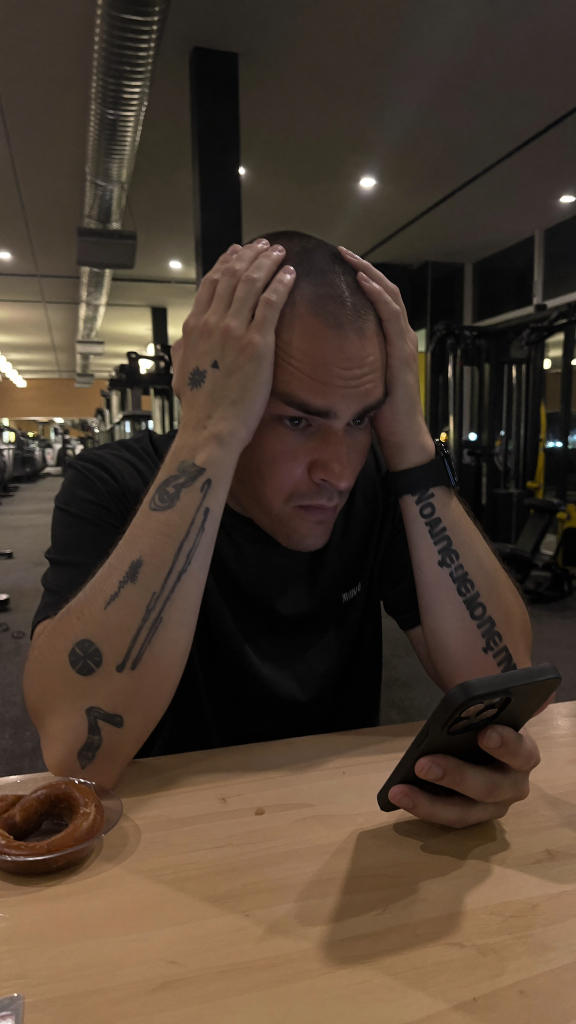
#> input picture videos/tomas/00-hook.png, 1152 x 2048 px (shown at 1/2 size)
$ python -i armar-promo.py   (imports and definitions only)
#> lines starting #> are read from the running program, lines starting #| are printed output that depends on the picture; after the words box and inside, x2 and y2 are one past the last pixel; in counts of white or black regions, pixels touching at a corner belong together
"""Arma la promo vertical 1080x1920 a partir de videos/guion-locucion.md.

Uso:  python scripts/armar-promo.py [--solo CLAVE ...] [--sin-borrador]

Por cada bloque del guion (en orden) busca, con la clave del bloque
(ej. "01-aforo", "00-hook", "99-cierre"):
  - videos/voz/<clave>.mp3|wav      locución final (ElevenLabs). Si falta, genera
                                    un borrador con Edge TTS en videos/voz/borrador/.
  - videos/tomas/<clave>.mp4|mov|png|jpg|webp
                                    toma IA con celular en verde: el clip se pega
                                    en la pantalla verde, cuadro por cuadro. Si falta,
                                    usa un fondo oscuro con un celular dibujado.
  - videos/pantallas/<clip>.mp4     grabación real de la app (la del encabezado).
  - videos/musica.mp3               opcional, de fondo al 9 %.
Salida: videos/promo-borrador.mp4
"""

import asyncio
import os
import re
import subprocess
import sys
from pathlib import Path

import cv2
import numpy as np
from PIL import Image, ImageDraw, ImageFont

RAIZ = Path(__file__).resolve().parent.parent
VID = RAIZ / "videos"
GUION = VID / "guion-locucion.md"
W, H, FPS = 1080, 1920, 30
VERDE_MARCA = (16, 231, 160)  # #10e7a0
FONDO = (10, 13, 12)
FUENTE = "C:/Windows/Fonts/segoeuib.ttf"
VOZ_BORRADOR = "es-AR-TomasNeural"


# ── ffmpeg ────────────────────────────────────────────────────────────────
def buscar_ffmpeg():
    candidatos = [os.environ.get("FFMPEG_PATH"), "ffmpeg"]
    winget = Path(os.environ.get("LOCALAPPDATA", "")) / "Microsoft" / "WinGet" / "Packages"
    if winget.exists():
        for d in winget.glob("*FFmpeg*"):
            candidatos += [str(b / "bin" / "ffmpeg.exe") for b in d.iterdir()]
    for c in filter(None, candidatos):
        try:
            if "libx264" in subprocess.run([c, "-hide_banner", "-encoders"], capture_output=True, text=True).stdout:
                return c
        except OSError:
            pass
    sys.exit("No encontré un ffmpeg con libx264 (definí FFMPEG_PATH).")


# [1 line that did not run here, left out]
# [1 line that did not run here, left out]


# [37 lines left out: functions duracion, slug, leer_guion, primero_que_exista, not called in this run]


# [5 lines not run here, left out]


# ── Gráficos ──────────────────────────────────────────────────────────────
def fuente(tam):
    return ImageFont.truetype(FUENTE, tam)


# [44 lines left out: functions envolver, render_placa, pegar_rgba, not called in this run]


def fondo_base():
    f = np.full((H, W, 3), FONDO[::-1], np.uint8)
    brillo = np.zeros((H, W), np.float32)
    cv2.circle(brillo, (W // 2, int(H * 0.45)), 520, 1.0, -1)
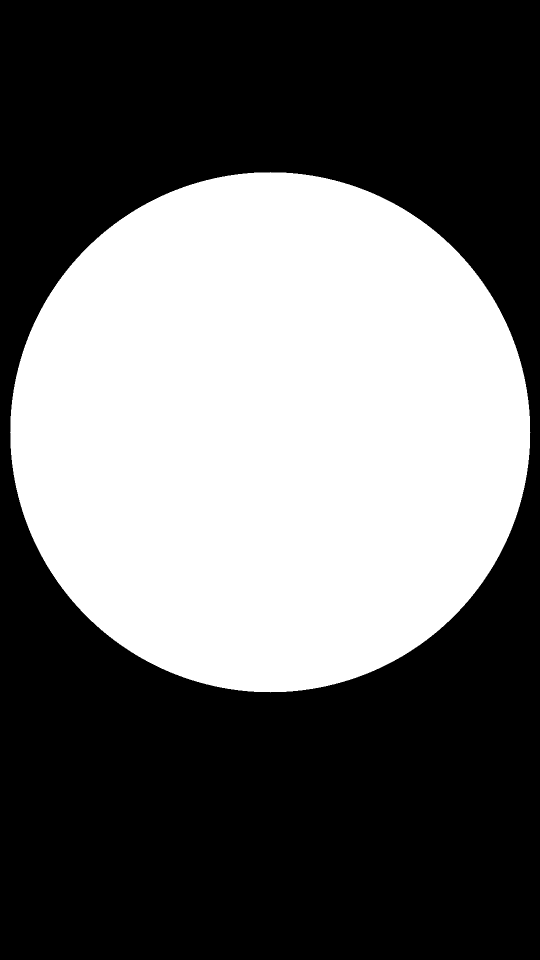
#> brillo: shape (1920, 1080) float32 (shown at 1/2 size); values 0 (black) and 1 (white), 41% white; 1 white region, box (x1, y1, x2, y2) and area: (20, 344, 1061, 1385) 849453
    brillo = cv2.GaussianBlur(brillo, (0, 0), 260)[..., None]
    color = np.array(VERDE_MARCA[::-1], np.float32)
    return np.clip(f + brillo * color * 0.22, 0, 255).astype(np.uint8)


FONDO_IMG = fondo_base()

# Celular dibujado (modo sin toma IA)
TEL_W = 720
TEL_H = int(TEL_W * 2532 / 1170)
TEL_X = (W - TEL_W) // 2
TEL_Y = H - TEL_H - 110
BISEL = 16


def mascara_redondeada(w, h, r):
#> called with w = 720, h = 1558, r = 64
    m = np.zeros((h, w), np.uint8)
    cv2.rectangle(m, (r, 0), (w - r, h), 255, -1)
#> m: shape (1558, 720); 82.4% white; 2 black regions, box (x1, y1, x2, y2) and area: (0, 0, 64, 1558) 99712, (657, 0, 720, 1558) 98154
    cv2.rectangle(m, (0, r), (w, h - r), 255, -1)
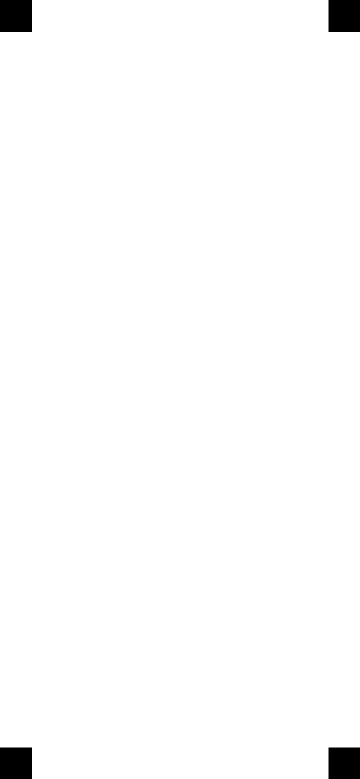
#> m: shape (1558, 720) (shown at 1/2 size); 98.6% white; 4 black regions, box (x1, y1, x2, y2) and area: (0, 0, 64, 64) 4096, (657, 0, 720, 64) 4032, (0, 1495, 64, 1558) 4032, (657, 1495, 720, 1558) 3969
    for cx, cy in ((r, r), (w - r, r), (r, h - r), (w - r, h - r)):
        cv2.circle(m, (cx, cy), r, 255, -1, cv2.LINE_AA)
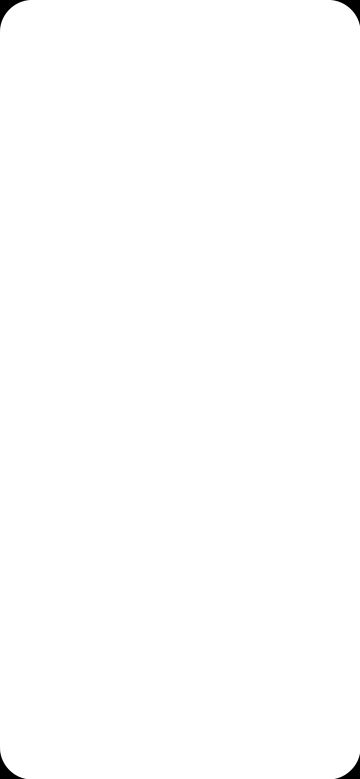
#> m: shape (1558, 720) (shown at 1/2 size); 1.16% of pixels changed, all inside (x1, y1, x2, y2) = (0, 0, 720, 1558)
    return m


MASK_PANTALLA = mascara_redondeada(TEL_W, TEL_H, 64).astype(np.float32)[..., None] / 255
MASK_CUERPO = mascara_redondeada(TEL_W + 2 * BISEL, TEL_H + 2 * BISEL, 64 + BISEL)
#> call 2 of mascara_redondeada, with w = 752, h = 1590, r = 80
#> in mascara_redondeada (call 2), `cv2.rectangle(m, (r, 0), (w - r, h), 255, -1)`:
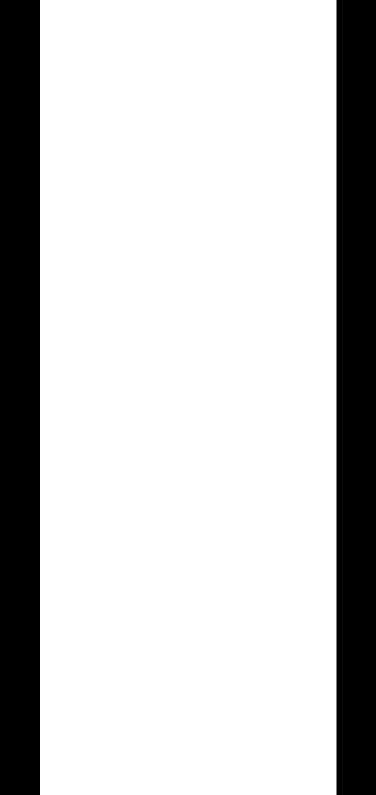
#> m: shape (1590, 752) (shown at 1/2 size); 78.9% white; 2 black regions, box (x1, y1, x2, y2) and area: (0, 0, 80, 1590) 127200, (673, 0, 752, 1590) 125610
#> in mascara_redondeada (call 2), `cv2.rectangle(m, (0, r), (w, h - r), 255, -1)`:
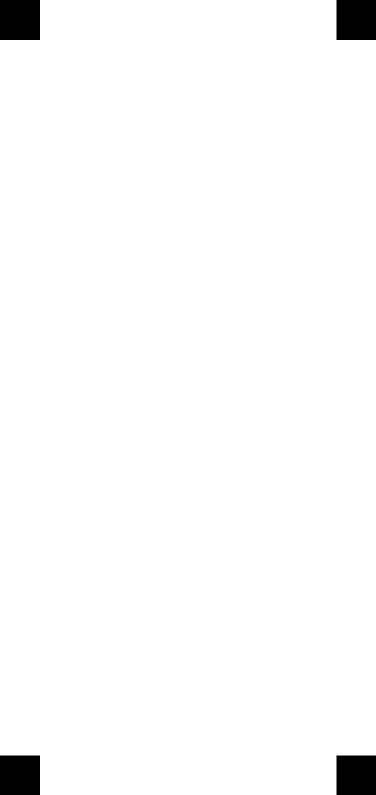
#> m: shape (1590, 752) (shown at 1/2 size); 97.9% white; 4 black regions, box (x1, y1, x2, y2) and area: (0, 0, 80, 80) 6400, (673, 0, 752, 80) 6320, (0, 1511, 80, 1590) 6320, (673, 1511, 752, 1590) 6241
#> after the loop in mascara_redondeada (call 2), `for cx, cy in ((r, r), (w - r, r), (r, h - r), (w - r, h - r)):`:
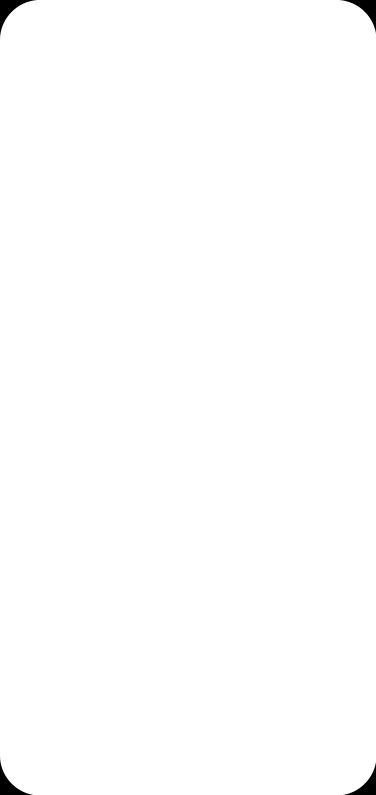
#> m: shape (1590, 752) (shown at 1/2 size); 1.7% of pixels changed, all inside (x1, y1, x2, y2) = (0, 0, 752, 1590)
SOMBRA = cv2.GaussianBlur(np.pad(MASK_CUERPO, 60).astype(np.float32) / 255, (0, 0), 28)[..., None]


# [15 lines left out: function componer_mockup, not called in this run]


# ── Pantalla verde ────────────────────────────────────────────────────────
def mascara_verde(bgr):
    hsv = cv2.cvtColor(bgr, cv2.COLOR_BGR2HSV)
    m = cv2.inRange(hsv, (38, 90, 70), (88, 255, 255))
    return cv2.morphologyEx(m, cv2.MORPH_CLOSE, np.ones((7, 7), np.uint8))


# [47 lines left out: functions ordenar_esquinas, esquinas_verde, rellenar_huecos, componer_verde, not called in this run]


# ── Fuentes de cuadros ────────────────────────────────────────────────────
class Clip:
    """Lee un video hacia adelante; pide cuadros por tiempo creciente."""

    # [30 lines left out: functions __init__, en, cubrir, not called in this run]


class Toma:
    def __init__(self, ruta):
        self.video = Clip(ruta, bucle=True) if ruta.suffix.lower() in (".mp4", ".mov") else None
        self.img = None if self.video else cubrir(cv2.imread(str(ruta)))

    # [6 lines left out: function en, not called in this run]


# ── Armado ────────────────────────────────────────────────────────────────
def ease(k):
    return 1 - (1 - k) ** 3


# [93 lines left out: functions render_bloque, main, not called in this run]


# [2 lines not run here, left out]

>>> import cv2
>>> picture = cv2.imread('../videos/tomas/00-hook.png')
#> picture is the input picture: shape (2048, 1152, 3); mean B, G, R 48.3, 61.4, 76.7
>>> result = mascara_verde(picture)
#> in mascara_verde, `hsv = cv2.cvtColor(bgr, cv2.COLOR_BGR2HSV)`: hsv: shape (2048, 1152, 3); mean H, S, V 20.3, 80.8, 76.8
#> in mascara_verde, `m = cv2.inRange(hsv, (38, 90, 70), (88, 255, 255))`:
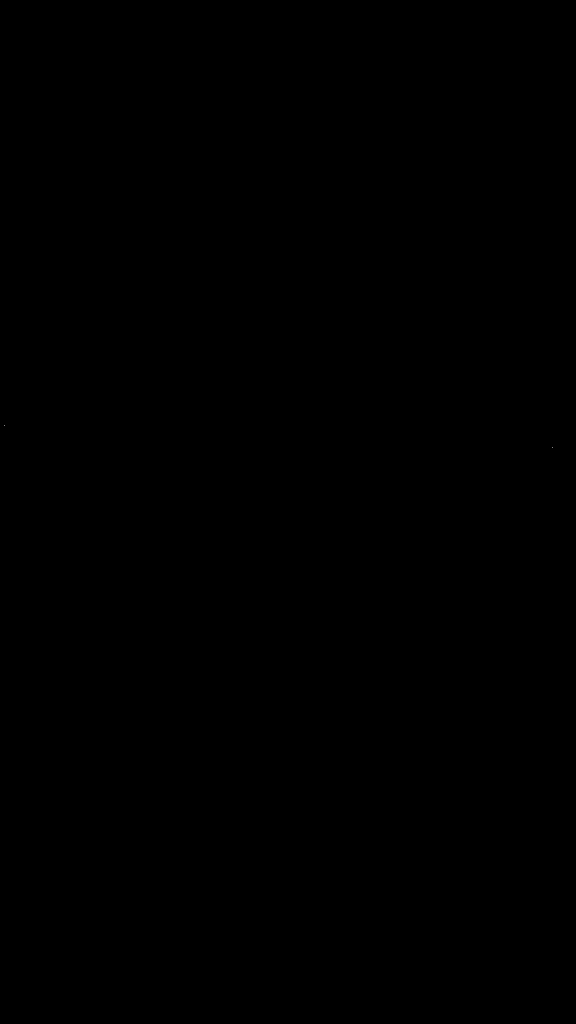
#> m: shape (2048, 1152) (shown at 1/2 size); 0% white in thin lines or dots, all inside (x1, y1, x2, y2) = (8, 851, 1105, 895)
